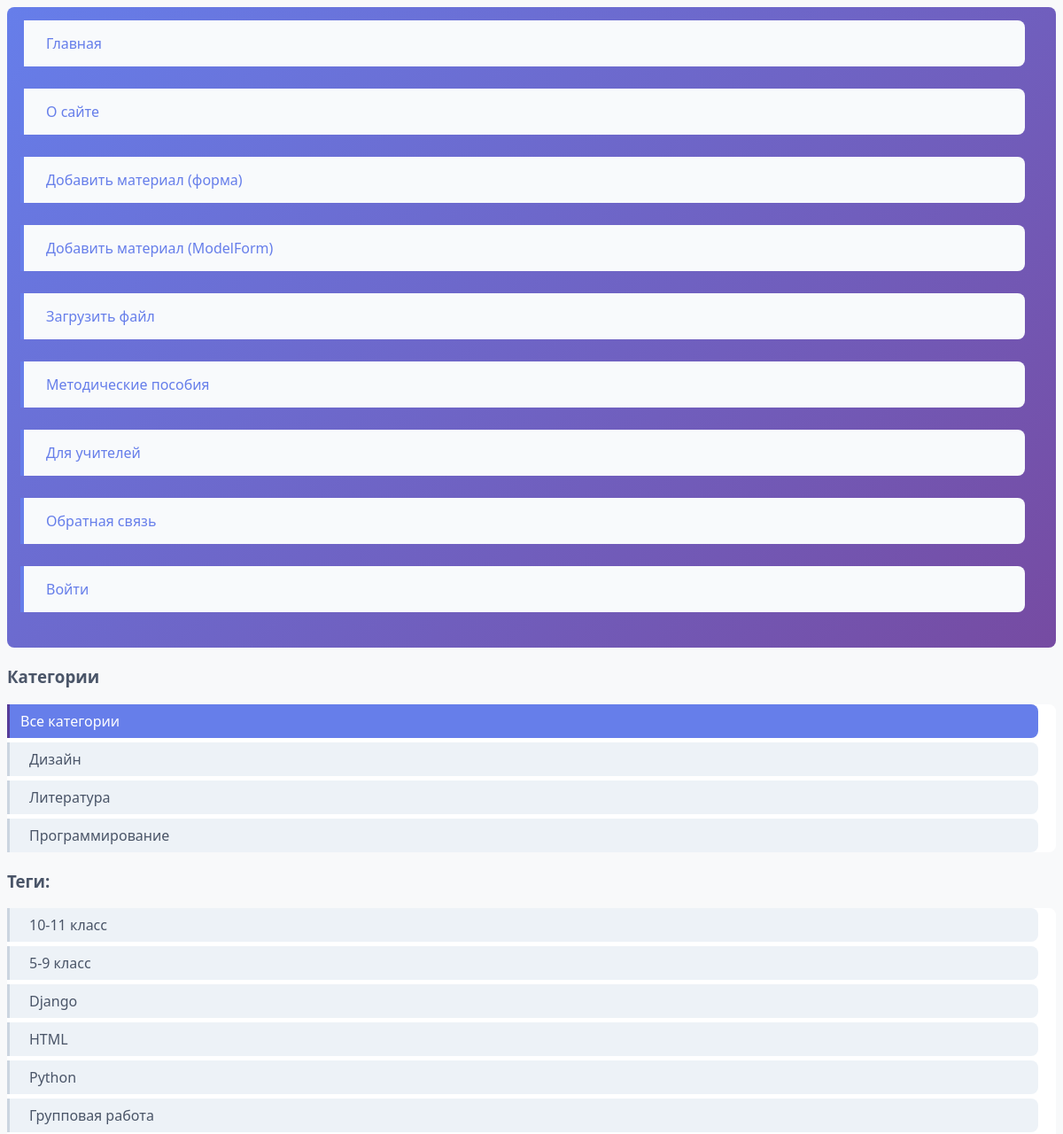
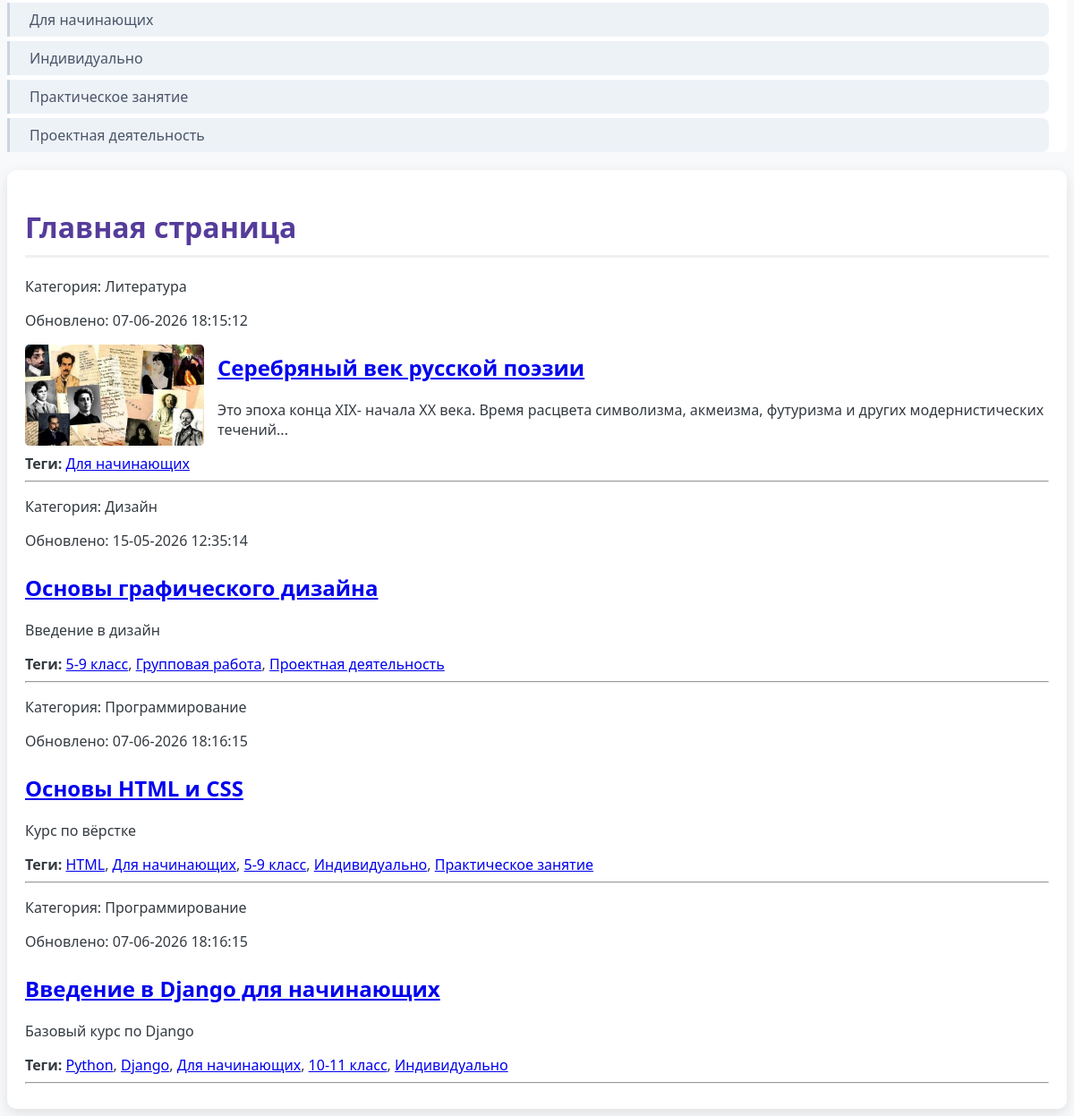
The page / on the database its author committed (2 pictures, top to bottom).
### sites/models.py (models this page shows, shortened)
class Category(models.Model):
    name = models.CharField(max_length=100, db_index=True, verbose_name="Название категории")
    slug = models.SlugField(max_length=255, unique=True, db_index=True, verbose_name="URL")
    class Meta:
        verbose_name = "Категория"
        verbose_name_plural = "Категории"

class TagPost(models.Model):
    tag = models.CharField(max_length=100, db_index=True, verbose_name="Тег")
    slug = models.SlugField(max_length=255, unique=True, db_index=True, verbose_name="URL")
    class Meta:
        verbose_name = "Тег"
        verbose_name_plural = "Теги"

class Material(models.Model):
    class Status(models.IntegerChoices):
        DRAFT = 0, 'Черновик'
        PUBLISHED = 1, 'Опубликовано'
    title = models.CharField(max_length=255, verbose_name="Заголовок")
    slug = models.SlugField(max_length=255, db_index=True, unique=True, verbose_name="URL")
    content = models.TextField(blank=True, verbose_name="Содержание")
    short_description = models.CharField(max_length=500, blank=True, verbose_name="Краткое описание")
    author = models.CharField(max_length=100, blank=True, verbose_name="Автор")
    time_create = models.DateTimeField(auto_now_add=True, verbose_name="Время создания")
    time_update = models.DateTimeField(auto_now=True, verbose_name="Время обновления")
    is_published = models.BooleanField(choices=Status.choices, default=Status.DRAFT, verbose_name="Опубликовано")
    views_count = models.IntegerField(default=0, verbose_name="Количество просмотров")
    image = models.ImageField(
        upload_to='materials_images/%Y/%m/%d/',
        null=True,
        blank=True,
        verbose_name="Изображение"
    )
    cat = models.ForeignKey(Category, on_delete=models.PROTECT, null=True, blank=True,
                           verbose_name="Категория", related_name='materials')
    tags = models.ManyToManyField(TagPost, blank=True, verbose_name="Теги", related_name='materials')
    extra_info = models.OneToOneField(MaterialExtraInfo, on_delete=models.SET_NULL,
                                      null=True, blank=True, verbose_name="Дополнительная информация",
                                      related_name='material')
    objects = models.Manager()
    published = PublishedModel()
    class Meta:
        ordering = ['-time_create']
        indexes = [
            models.Index(fields=['-time_create']),
            models.Index(fields=['slug']),
        ]
        verbose_name = "Образовательный материал"
        verbose_name_plural = "Образовательные материалы"
    def get_absolute_url(self):
        return reverse('material', kwargs={'material_slug': self.slug})

### sites/views.py (the view)
# urls.py: path('', views.index, name='home'),
def index(request):
    posts = Material.published.all().select_related('cat').prefetch_related('tags')
    data = {
        'title': 'Главная страница',
        'menu': menu,
        'posts': posts,
        'cat_selected': 0,
    }
    return render(request, 'sites/index.html', context=data)

### sites/models.py (called while the page is built)
    def get_queryset(self):
        return super().get_queryset().filter(is_published=Material.Status.PUBLISHED)

### sites/templatetags/sites_tags.py (called while the page is built)
@register.inclusion_tag('sites/list_categories.html')
def show_categories(cat_selected=0):
    cats = Category.objects.annotate(total=Count('materials')).filter(
        total__gt=0,
        materials__is_published=1
    ).distinct()
    return {'cats': cats, 'cat_selected': cat_selected}

@register.inclusion_tag('sites/list_tags.html')
def show_tags():
    tags = TagPost.objects.annotate(total=Count('materials')).filter(
        total__gt=0,
        materials__is_published=1
    ).distinct()
    return {'tags': tags}

### sites/templates/sites/index.html
{% extends 'base.html' %}
{% block content %}
    <h1>{{ title }}</h1>
    {% for post in posts %}
        <div class="post-item">
            <div class="article-panel">
                <p class="first">Категория: {{ post.cat.name }}</p>
                <p class="last">Обновлено: {{ post.time_update|date:"d-m-Y H:i:s" }}</p>
            </div>
            {% if post.image %}
                <div class="post-image">
                    <a href="{{ post.get_absolute_url }}">
                        <img src="{{ post.image.url }}" alt="{{ post.title }}" width="200" style="float: left; margin-right: 15px; border-radius: 5px;">
                    </a>
                </div>
            {% endif %}
            <h2><a href="{{ post.get_absolute_url }}">{{ post.title }}</a></h2>
            <p>{{ post.short_description|default:post.content|truncatewords:50|linebreaks }}</p>
            {% with post.tags.all as tags %}
                {% if tags %}
                    <div class="tags-list">
                        <strong>Теги:</strong>
                        {% for t in tags %}
                            <a href="{% url 'tag' t.slug %}">{{ t.tag }}</a>{% if not forloop.last %}, {% endif %}
                        {% endfor %}
                    </div>
                {% endif %}
            {% endwith %}
            <hr style="clear: both;">
        </div>
    {% empty %}
        <p>Материалов пока нет.</p>
    {% endfor %}
{% endblock %}

### sites/templates/sites/list_categories.html
{% for cat in cats %}
    {% if cat.id == cat_selected %}
        <li class="selected">{{ cat.name }}</li>
    {% else %}
        <li><a href="{% url 'category' cat.slug %}">{{ cat.name }}</a></li>
    {% endif %}
{% endfor %}

### sites/templates/sites/list_tags.html
{% if tags %}
    <h3>Теги:</h3>
    <ul class="tags-list">
        {% for t in tags %}
            <li><a href="{% url 'tag' t.slug %}">{{ t.tag }}</a></li>
        {% endfor %}
    </ul>
{% endif %}

### static/sites/css/styles.css (style rules this page uses)
body { font-family: 'Segoe UI', Tahoma, Geneva, Verdana, sans-serif; background-color: #f8f9fa; color: #343a40; }
ul { background: linear-gradient(135deg, #667eea 0%, #764ba2 100%); padding: 15px; border-radius: 8px; margin: 0 0 20px 0; }
li { display: inline; margin-right: 20px; }
li a { color: white; text-decoration: none; font-weight: 500; padding: 5px 10px; transition: all 0.3s; }
h1 { color: #553c9a; border-bottom: 3px solid #f0f0f0; padding-bottom: 10px; }
h2 { color: #2d3748; margin-top: 25px; }
h3 { color: #4a5568; margin-top: 20px; }
ul li { display: block; margin-bottom: 25px; padding: 15px; background-color: #f8fafc; border-left: 4px solid #667eea; border-radius: 0 8px 8px 0; }
ul li a { color: #667eea; font-weight: 500; text-decoration: none; }
h3 + ul { background: white; padding: 0; margin: 10px 0 20px 0; }
h3 + ul li { display: block; margin-bottom: 5px; padding: 8px 12px; background-color: #edf2f7; border-left: 3px solid #cbd5e0; }
h3 + ul li a { color: #4a5568; }

### rows shown on the page
Category: name "Дизайн"
Category: name "Литература"
Category: name "Программирование"
TagPost: tag "10-11 класс"
TagPost: tag "5-9 класс"
TagPost: tag "Django"
TagPost: tag "HTML"
TagPost: tag "Python"
TagPost: tag "Групповая работа"
TagPost: tag "Для начинающих"
TagPost: tag "Индивидуально"
TagPost: tag "Практическое занятие"
TagPost: tag "Проектная деятельность"
Material: cat.name "Литература", time_update "07-06-2026 18:15:12", image (picture), title "Серебряный век русской поэзии", short_description "Это эпоха конца XIX- начала XX века. Время расцвета символизма, акмеизма, футуризма и других модернистических течений..."
Material: cat.name "Дизайн", time_update "15-05-2026 12:35:14", title "Основы графического дизайна", short_description "Введение в дизайн"
Material: cat.name "Программирование", time_update "07-06-2026 18:16:15", title "Основы HTML и CSS", short_description "Курс по вёрстке"
Material: cat.name "Программирование", time_update "07-06-2026 18:16:15", title "Введение в Django для начинающих", short_description "Базовый курс по Django"

### other values the page prints
{{ item.title }} "Главная" "О сайте" "Добавить материал (форма)" "Добавить материал (ModelForm)" "Загрузить файл" "Методические пособия" "Для учителей" "Обратная связь" "Войти"
{{ title }} "Главная страница"
